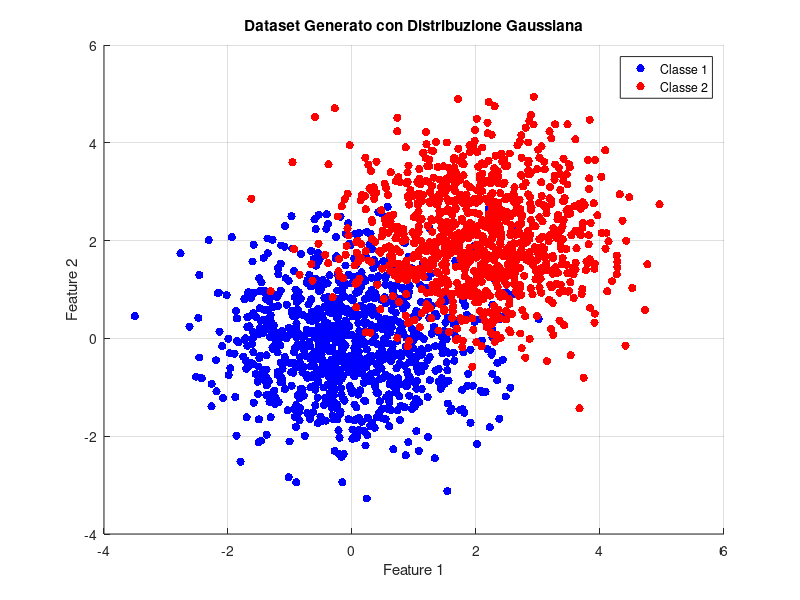

The MATLAB source for this figure: (Note: this script raises an error after producing the figure.)
clear all;
clc;
% Parametri
num_samples = 1000;  % Numero totale di campioni
sigma = 1;         % Varianza comune per entrambe le classi

% Generazione di dati per la classe 1
mu_class1 = [0, 0];  % Media per la classe 1
data_class1 = sigma * randn(num_samples, 2) + mu_class1;

% Generazione di dati per la classe 2
mu_class2 = [2, 2];  % Media per la classe 2
data_class2 = sigma * randn(num_samples, 2) + mu_class2;

% Creazione del vettore di etichette (0 per la classe 1, 1 per la classe 2)
labels = [zeros(num_samples, 1); ones(num_samples, 1)];

D = [[data_class1;data_class2],labels];

% Inizializzazione dei parametri per il learning rate costante
beta_j_constant_lr = randn(1, 2);  % Inizializza pesi per due features (beta1, beta2)
beta0_constant_lr = randn();     % Inizializza intercetta (beta0)
learning_rate_constant_lr = 0.01; % Tasso di apprendimento iniziale

% Definizione della funzione logistica (Con @ si indica una funzione anonima 
% dove tra parentesi ci sono i parametri di tale funzione)
logistic_function = @(X, beta_j, beta0) 1 ./ (1 + exp(-(X * beta_j' + beta0)));

% Definizione della funzione di costo (log-likelihood negativa)
log_likelihood = @(X, y, beta_j, beta0) -sum(y .* log(logistic_function(X, beta_j, beta0)) + (1 - y) .* log(1 - logistic_function(X, beta_j, beta0)));

% Implementazione di SGD per l'addestramento
num_iterations = 10000;

% Inizializzazione del vettore per registrare i costi
costs_constant_lr = zeros(num_iterations, 1);

for iteration = 1:num_iterations
    % Scegli una singola osservazione casualmente
    random_index = randi(size(D, 1));
    X_i = D(random_index, 1:2);
    y_i = D(random_index, 3);
    
    % Calcola la probabilità predetta
    p_i = logistic_function(X_i, beta_j_constant_lr, beta0_constant_lr);
    
    % Calcolo derivata
    gradient_beta_j = -(y_i - p_i) * X_i;
    gradient_beta0 = -(y_i - p_i);
    
    % Aggiorna i parametri utilizzando SGD con learning rate costante
    beta_j_constant_lr = beta_j_constant_lr - learning_rate_constant_lr * gradient_beta_j;
    beta0_constant_lr = beta0_constant_lr - learning_rate_constant_lr * gradient_beta0;
    
    % Calcola il costo ad ogni iterazione e registralo
    cost_constant_lr = log_likelihood(D(:, 1:2), D(:, 3), beta_j_constant_lr, beta0_constant_lr);
    costs_constant_lr(iteration) = cost_constant_lr;
end

% Implementazione di SGD per il decaying step size
% Reset dei parametri
beta_j_decaying_lr = randn(1, 2);
beta0_decaying_lr = randn();
learning_rate_decaying_lr = 0.01;
decay_rate = 0.999999;     % Tasso di decadimento

% Inizializzazione del vettore per registrare i costi
costs_decaying_lr = zeros(num_iterations, 1);

for iteration = 1:num_iterations
    % Scegli una singola osservazione casualmente
    random_index = randi(size(D, 1));
    X_i = D(random_index, 1:2);
    y_i = D(random_index, 3);
    
    % Calcola la probabilità predetta
    p_i = logistic_function(X_i, beta_j_decaying_lr, beta0_decaying_lr);
    
    % Calcolo derivata
    gradient_beta_j = -(y_i - p_i) * X_i;
    gradient_beta0 = -(y_i - p_i);
    
    % Aggiorna i parametri utilizzando SGD con decaying step size
    beta_j_decaying_lr = beta_j_decaying_lr - learning_rate_decaying_lr * gradient_beta_j;
    beta0_decaying_lr = beta0_decaying_lr - learning_rate_decaying_lr * gradient_beta0;
    
    % Calcola il costo ad ogni iterazione e registralo
    cost_decaying_lr = log_likelihood(D(:, 1:2), D(:, 3), beta_j_decaying_lr, beta0_decaying_lr);
    costs_decaying_lr(iteration) = cost_decaying_lr;
    
    % Aggiorna il learning rate con decadimento
    learning_rate_decaying_lr = learning_rate_decaying_lr * decay_rate;
end


% Visualizzazione dei dati generati
scatter(data_class1(:, 1), data_class1(:, 2), 'b', 'filled');
grid on;
hold on;
scatter(data_class2(:, 1), data_class2(:, 2), 'r', 'filled');
xlabel('Feature 1');
ylabel('Feature 2');
legend('Classe 1', 'Classe 2');
title('Dataset Generato con Distribuzione Gaussiana');

% Visualizzazione delle decision boundary per il learning rate costante
plotDecisionBoundary(D, beta_j_constant_lr, beta0_constant_lr,'g');

% Visualizzazione delle decision boundary per il decaying step size
plotDecisionBoundary(D, beta_j_decaying_lr, beta0_decaying_lr, 'k');

% Visualizzazione dell'andamento del costo
figure;
plot(1:num_iterations, costs_constant_lr, 'r-', 'LineWidth', 2, 'DisplayName', 'Learning Rate Costante');
hold on;
plot(1:num_iterations, costs_decaying_lr, 'b-', 'LineWidth', 2, 'DisplayName', 'Decaying Step Size');
xlabel('Iterazione');
ylabel('Costo');
title('Andamento del Costo durante Addestramento');
grid on;
legend('show')

%% Valutazione del modello
test_samples = 10;  % Numero totale di campioni nel test set
sigma_test = 1;    % Varianza per il test set

% Generazione del test set
data_test = [sigma_test * randn(test_samples, 2) + mu_class1; sigma_test * randn(test_samples, 2) + mu_class2];
labels_test = [zeros(test_samples, 1); ones(test_samples, 1)];
test_set = [data_test, labels_test];

% Valutazione del modello con learning rate costante
predictions_constant_lr = logistic_function(data_test, beta_j_constant_lr, beta0_constant_lr) >= 0.5;
[accuracy_constant_lr, TP_constant_lr, FP_constant_lr, TN_constant_lr, FN_constant_lr] = evaluateModel(predictions_constant_lr, labels_test);
fprintf('Accuracy (Learning Rate Costante): %.4f\n', accuracy_constant_lr);

% Visualizzazione dei risultati per il modello con learning rate costante
figure;
scatterResults(data_test, predictions_constant_lr, labels_test);
title('Risultati della Classificazione (Learning Rate Costante)');
% Visualizzazione delle decision boundary per il learning rate costante
plotDecisionBoundary(D, beta_j_constant_lr, beta0_constant_lr,'k');


% Valutazione del modello con learning rate decrescente
predictions_decaying_lr = logistic_function(data_test, beta_j_decaying_lr, beta0_decaying_lr) >= 0.5;
[accuracy_decaying_lr, TP_decaying_lr, FP_decaying_lr, TN_decaying_lr, FN_decaying_lr] = evaluateModel(predictions_decaying_lr, labels_test);
fprintf('Accuracy (Learning Rate Decrescente): %.4f\n', accuracy_decaying_lr);

% Visualizzazione dei risultati per il modello con learning rate decrescente
figure;
scatterResults(data_test, predictions_decaying_lr, labels_test);
title('Risultati della Classificazione (Learning Rate Decrescente)');
% Visualizzazione delle decision boundary per il decaying step size
plotDecisionBoundary(D, beta_j_decaying_lr, beta0_decaying_lr, 'k');

% Funzione per valutare il modello e restituire le metriche
function [accuracy, TP, FP, TN, FN] = evaluateModel(predictions, labels)
    TP = sum(predictions == 1 & labels == 1);
    FP = sum(predictions == 1 & labels == 0);
    TN = sum(predictions == 0 & labels == 0);
    FN = sum(predictions == 0 & labels == 1);
    accuracy = (TP + TN) / (TP + FP + TN + FN);
end

% Funzione per visualizzare i risultati della classificazione
function scatterResults(data, predictions, labels)
    scatter(data(predictions == 1 & labels == 1, 1), data(predictions == 1 & labels == 1, 2), 'g', 'filled');
    hold on;
    scatter(data(predictions == 1 & labels == 0, 1), data(predictions == 1 & labels == 0, 2), 'r', 'filled');
    scatter(data(predictions == 0 & labels == 0, 1), data(predictions == 0 & labels == 0, 2), 'b', 'filled');
    scatter(data(predictions == 0 & labels == 1, 1), data(predictions == 0 & labels == 1, 2), 'y', 'filled');
    xlabel('Feature 1');
    ylabel('Feature 2');
    legend('TP', 'FP', 'TN', 'FN');
    title('Risultati della Classificazione sul Test Set');
    grid on;
end


